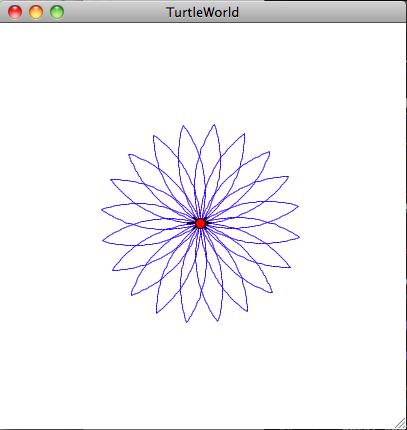

Here is the Python script that generated this plot:
# Flower excercise (4.2) from Week 0

# Name: Ethan Puzarne


from TurtleWorld import * 
# when importing sib_polygon, must comment out world, bob, and wait_for_user
from sib_polygon import arc
from math import asin, pi, atan, cos
world = TurtleWorld()			
bob = Turtle()				


# This is where you put code to move bob

# convert from radians to degrees
def to_degrees(radians):
	'''Convert from radians to degrees'''
	return radians * 360.0 / (2*pi)

def get_radius(petal_length, petal_width):
	''' using length and width of petals, compute
	radius of arc that makes up half of a petal'''
	#debug print("petal_length and width: " + str(petal_length) + " " + str(petal_width))
	# compute angle of triangle made up by petal
	outer_tri_rads = atan(float(petal_width)/float(petal_length))
	# debug print("outer tri: " + str(outer_tri_rads))
	# compute angle of triangle made up by radius and half of petal length
	inner_tri_rads = (pi/2)-outer_tri_rads
	# debug print(inner_tri_rads)
	# compute radius
	radius = petal_length / 2 / cos(inner_tri_rads)
	return int(radius)

def petal(turt, petal_length, petal_width):
	'''Turtle draws petal with given length and width
	then ends in same position and orientation '''
	# get radius of arc
	radius = get_radius(petal_length, petal_width)
	# debug print(radius)
	# get arc in radians from triangle made up by radius and half petal length
	arc_rads = 2*asin(petal_length/2.0/radius)
	# convert to degrees
	arc_degrees = to_degrees(arc_rads)
	# draw arc, then turn and draw mirrored arc
	arc(turt, radius, arc_degrees)
	turt.rt(180-arc_degrees)
	arc(turt, radius, arc_degrees)
	turt.rt(180-arc_degrees)

def flower(turt, petals, petal_length, petal_width):
	''' flower() takes a turtle, number of petals, length and width of petals
	and draws the appropriate flower'''
	petal_angle = 360.0/petals
	for i in range(petals):
		# draw petal, then rotate to draw next petal
		petal(turt, petal_length, petal_width)
		turt.rt(petal_angle)

# increase speed so I don't die of old age
bob.delay = 0.01
#petal(bob, 50, 50)
#flower(bob, 10, 50, 50)
#flower(bob, 20, 50, 20)
flower(bob, 20, 100, 50)
wait_for_user()					
